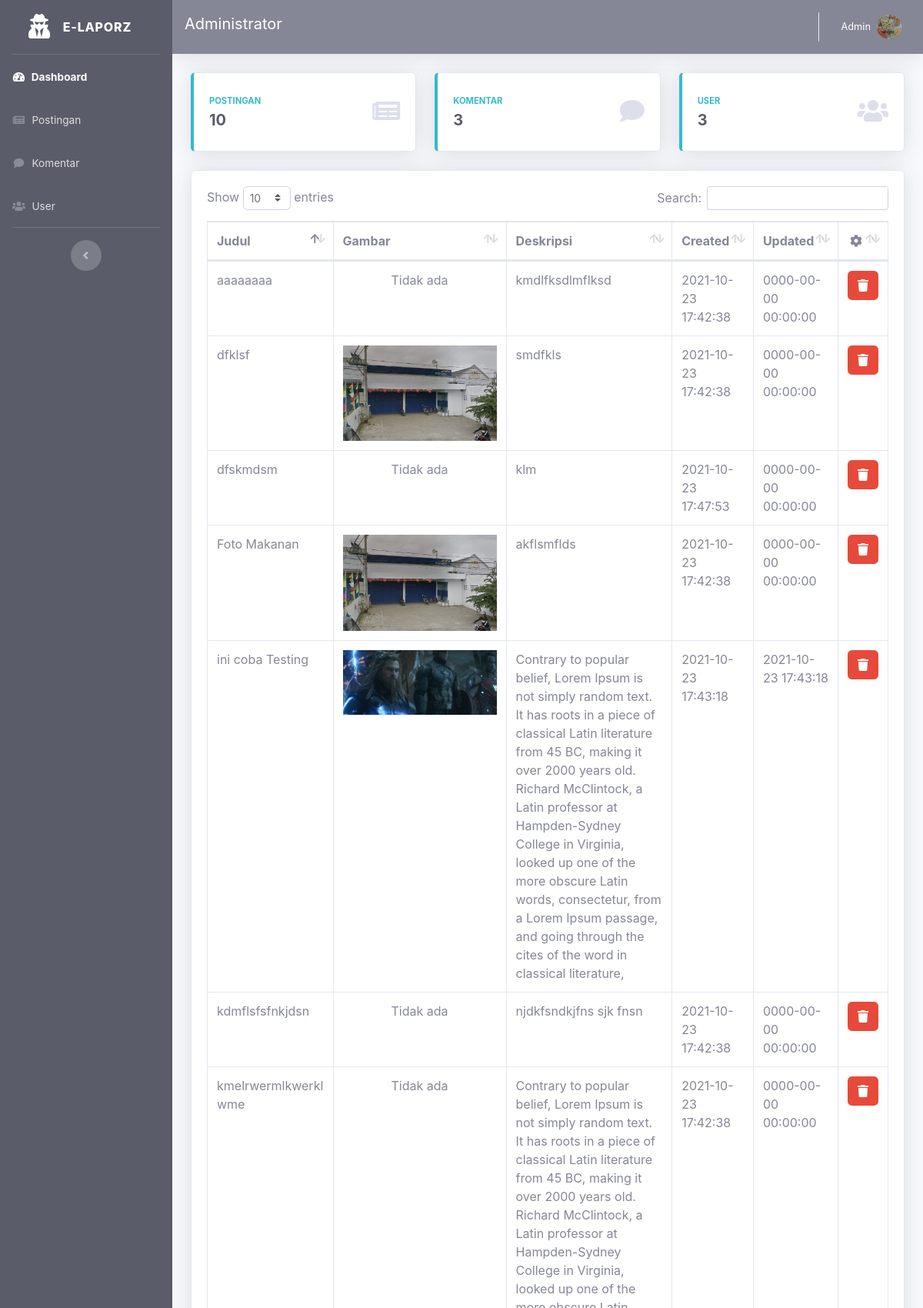
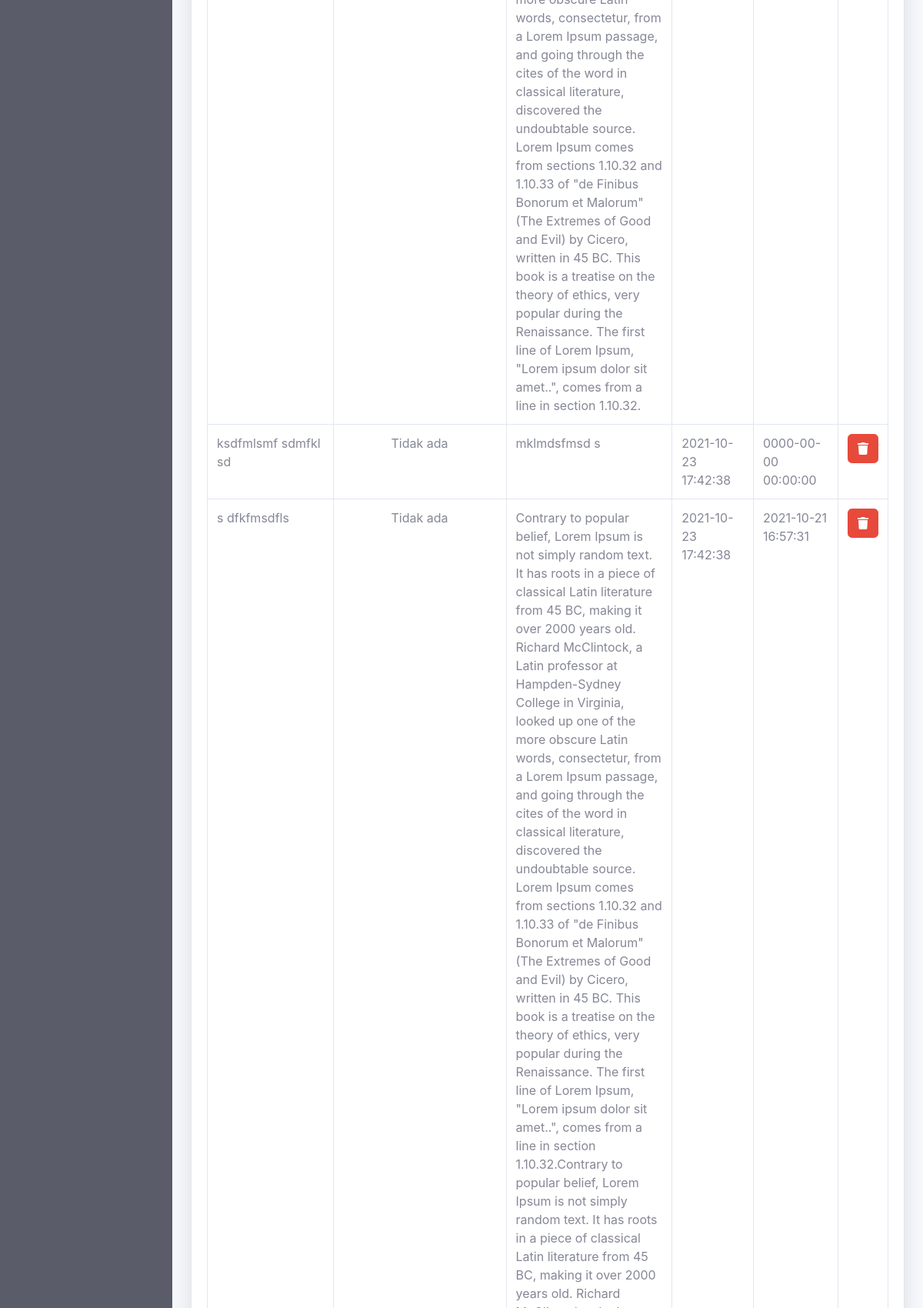
Screenshot of /?page=admin-posting (signed in, upper part) with the database file from the repository (2 pictures, top to bottom).
### tables this page shows
CREATE TABLE `user` (
  `id` int(11) NOT NULL,
  `nama` varchar(255) NOT NULL,
  `username` varchar(255) NOT NULL,
  `password` varchar(255) NOT NULL,
  `foto` text NOT NULL,
  `role` enum('admin','user') NOT NULL
);

CREATE TABLE `posting` (
  `id` int(11) NOT NULL,
  `judul` varchar(255) NOT NULL,
  `deskripsi` text NOT NULL,
  `gambar` text,
  `status` enum('finished','unfinished') NOT NULL,
  `createdby` int(11) NOT NULL,
  `created_at` timestamp NOT NULL DEFAULT CURRENT_TIMESTAMP ON UPDATE CURRENT_TIMESTAMP,
  `updated_at` timestamp NULL DEFAULT NULL
);

### resource/view/page/admin/posting.php (the view, shortened to what this page needs)
<?php include "resource/view/template/header.php"; ?>
<?php include "resource/view/template/admin_header.php"; ?>
<div class="table-responsive">
    <table class="table table-bordered" id="dataTable">
        <thead>
            <tr>
                <th>Judul</th>
                <th>Gambar</th>
                <th>Deskripsi</th>
                <th>Created</th>
                <th>Updated</th>
                <th class="text-center">
                    <i class="fa fa-cog"></i>
                </th>
            </tr>
        </thead>
        <tbody>
            <?php
                $posting_sql = "SELECT * FROM posting ORDER by created_at";
                $posting = $conn->query($posting_sql);
                while($po = $posting->fetch_array()) :
            ?>
            <tr>
                <td><?= $po['judul']; ?></td>
                <td class="text-center">
                    <?php if($po['gambar'] == null) : ?>
                    Tidak ada
                    <?php else: ?>
                    <img src="<?= $po['gambar']; ?>" width="200px" class="mx-auto d-block" alt="">
                    <?php endif; ?>
                </td>
                <td><?= $po['deskripsi']; ?></td>
                <td><?= $po['created_at']; ?></td>
                <td><?= $po['updated_at']; ?></td>
                <td>
                    <a href="?page=admin-posting-del&id_posting=<?= $po['id']; ?>" onclick="return confirm('Yakin?')" class="btn btn-danger">
                        <i class="fa fa-trash"></i>
                    </a>
                </td>
            </tr>
            <?php endwhile; ?>
        </tbody>
    </table>
</div>
<?php include "resource/view/template/admin_footer.php"; ?>
<?php include "resource/view/template/footer.php"; ?>

### resource/view/template/admin_header.php (shortened to what this page needs)
<?php
    $avatar_id = $_SESSION['user_id'];
    $avatar_sql = "SELECT * FROM user WHERE id = '$avatar_id'";
    $avatar = $conn->query($avatar_sql);
    $avatar_data = $avatar->fetch_array();
?>
<div id="wrapper">
    <ul class="navbar-nav bg-dark sidebar sidebar-dark accordion" id="accordionSidebar">
        <a class="sidebar-brand d-flex align-items-center justify-content-center" href="?page=admin">
            <div class="sidebar-brand-icon">
               <i class="fa fa-user-secret"></i>
            </div>
            <div class="sidebar-brand-text mx-3">E-Laporz</div>
        </a>
        <hr class="sidebar-divider my-0">
        <li class="nav-item active">
            <a class="nav-link" href="?page=admin">
                <i class="fas fa-fw fa-tachometer-alt"></i>
                <span>Dashboard</span></a>
        </li>
        <li class="nav-item">
            <a class="nav-link" href="?page=admin-posting">
                <i class="fas fa-fw fa-newspaper"></i>
                <span>Postingan</span></a>
        </li>
        <li class="nav-item">
            <a class="nav-link" href="?page=admin-komentar">
                <i class="fas fa-fw fa-comment"></i>
                <span>Komentar</span></a>
        </li>
        <li class="nav-item">
            <a class="nav-link" href="?page=admin-user">
                <i class="fas fa-fw fa-users"></i>
                <span>User</span></a>
        </li>
        <hr class="sidebar-divider d-none d-md-block">
        <div class="text-center d-none d-md-inline">
            <button class="rounded-circle border-0" id="sidebarToggle"></button>
        </div>
    </ul>
    <div id="content-wrapper" class="d-flex flex-column">
        <div id="content">
            <nav class="navbar navbar-expand navbar-dark bg-secondary topbar mb-4 static-top shadow">
                <div class="navbar-brand">
                    <h5>Administrator</h5>
                </div>
                <ul class="navbar-nav ml-auto">
                    <li class="nav-item dropdown no-arrow">
                        <a class="nav-link dropdown-toggle" href="#" id="userDropdown" role="button"
                            data-toggle="dropdown" aria-haspopup="true" aria-expanded="false">
                            <span class="mr-2 d-none d-lg-inline text-white small"><?= ucfirst($avatar_data['nama']); ?></span>
                            <img class="img-profile rounded-circle" src="<?= $avatar_data['foto'] ?>">
                        </a>
                    </li>
                </ul>
            </nav>
            <div class="container-fluid">
                <?php
                    $sql_posting_st = "SELECT * FROM posting";
                    $posting_st = $conn->query($sql_posting_st);
                    $jml_posting = $posting_st->num_rows;
                    $sql_komentar_st = "SELECT * FROM komentar";
                    $komentar_st = $conn->query($sql_komentar_st);
                    $jml_komentar = $komentar_st->num_rows;
                    $sql_user_st = "SELECT * FROM user";
                    $user_st = $conn->query($sql_user_st);
                    $jml_user = $user_st->num_rows;
                ?>
                <div class="row">
                    <div class="col-xl-4 col-md-6 mb-4">
                        <div class="card border-left-info shadow h-100 py-2">
                            <div class="card-body">
                                <div class="row no-gutters align-items-center">
                                    <div class="col mr-2">
                                        <div class="text-xs font-weight-bold text-info text-uppercase mb-1">
                                            Postingan</div>
                                        <div class="h5 mb-0 font-weight-bold text-gray-800"><?= $jml_posting; ?></div>
                                    </div>
                                    <div class="col-auto">
                                        <i class="fas fa-newspaper fa-2x text-gray-300"></i>
                                    </div>
                                </div>
                            </div>
                        </div>
                    </div>
                    <div class="col-xl-4 col-md-6 mb-4">
                        <div class="card border-left-info shadow h-100 py-2">
                            <div class="card-body">
                                <div class="row no-gutters align-items-center">
                                    <div class="col mr-2">
                                        <div class="text-xs font-weight-bold text-info text-uppercase mb-1">
                                            Komentar</div>
                                        <div class="h5 mb-0 font-weight-bold text-gray-800"><?= $jml_komentar; ?></div>
                                    </div>
                                    <div class="col-auto">
                                        <i class="fas fa-comment fa-2x text-gray-300"></i>
                                    </div>
                                </div>
                            </div>
                        </div>
                    </div>
                    <div class="col-xl-4 col-md-6 mb-4">
                        <div class="card border-left-info shadow h-100 py-2">
                            <div class="card-body">
                                <div class="row no-gutters align-items-center">
                                    <div class="col mr-2">
                                        <div class="text-xs font-weight-bold text-info text-uppercase mb-1">
                                            User</div>
                                        <div class="h5 mb-0 font-weight-bold text-gray-800"><?= $jml_user ?></div>
                                    </div>
                                    <div class="col-auto">
                                        <i class="fas fa-users fa-2x text-gray-300"></i>
                                    </div>
                                </div>
                            </div>
                        </div>
                    </div>
                </div>
                <div class="row">
                    <div class="col-lg-12">
                        <div class="card shadow">
                            <div class="card-body">

### rows the page displays
user: nama "Admin", foto (picture)
posting: judul "kdmflsfsfnkjdsn", shows "Tidak ada", deskripsi "njdkfsndkjfns sjk fnsn", created_at "2021-10-23 17:42:38", updated_at "0000-00-00 00:00:00"
posting: judul "dfklsf", gambar (picture), deskripsi "smdfkls", created_at "2021-10-23 17:42:38", updated_at "0000-00-00 00:00:00"
posting: judul "Foto Makanan", gambar (picture), deskripsi "akflsmflds", created_at "2021-10-23 17:42:38", updated_at "0000-00-00 00:00:00"
posting: judul "ksdfmlsmf sdmfkl sd", shows "Tidak ada", deskripsi "mklmdsfmsd s", created_at "2021-10-23 17:42:38", updated_at "0000-00-00 00:00:00"
posting: judul "aaaaaaaa", shows "Tidak ada", deskripsi "kmdlfksdlmflksd", created_at "2021-10-23 17:42:38", updated_at "0000-00-00 00:00:00"
posting: judul "kmelrwermlkwerkl wme", shows "Tidak ada", deskripsi "Contrary to popular belief, Lorem Ipsum is not simply random text. It has roots in a piece of classical Latin literature from 45 BC, making it over 2000 years old. Richard McClintock, a Latin professor at Hampden-Sydney College in Virginia, looked up one of the more obscure Latin words, consectetur, from a Lorem Ipsum passage, and going through the cites of the word in classical literature, discovered the undoubtable source. Lorem Ipsum comes from sections 1.10.32 and 1.10.33 of \"de Finibus Bonorum et Malorum\" (The Extremes of Good and Evil) by Cicero, written in 45 BC. This book is a treatise on the theory of ethics, very popular during the Renaissance. The first line of Lorem Ipsum,…", created_at "2021-10-23 17:42:38", updated_at "0000-00-00 00:00:00"
posting: judul "s dfkfmsdfls", shows "Tidak ada", created_at "2021-10-23 17:42:38", updated_at "2021-10-21 16:57:31"
posting: judul "ini coba Testing", gambar (picture), deskripsi "Contrary to popular belief, Lorem Ipsum is not simply random text. It has roots in a piece of classical Latin literature from 45 BC, making it over 2000 years old. Richard McClintock, a Latin professor at Hampden-Sydney College in Virginia, looked up one of the more obscure Latin words, consectetur, from a Lorem Ipsum passage, and going through the cites of the word in classical literature,", created_at "2021-10-23 17:43:18", updated_at "2021-10-23 17:43:18"
posting: judul "dfskmdsm", shows "Tidak ada", deskripsi "klm", created_at "2021-10-23 17:47:53", updated_at "0000-00-00 00:00:00"

### other values shown
$jml_posting "10"
$jml_komentar "3"
$jml_user "3"
